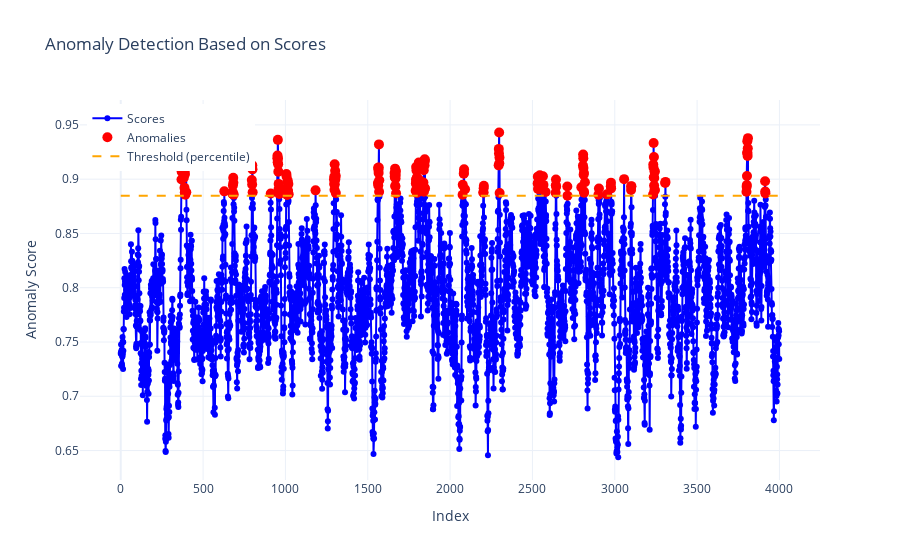

Notebook code cell kept with this figure:
### Markdown cell above
#### 📊 **Visualization**

For visualization, various techniques implemented in visualization_module can be used, both for **initial data exploration** and for **examining results**, depending on whether the dataset is **static** or a **time series**, and on what you want to visualize.  

If **true anomaly labels** are available, predicted anomalies can be plotted alongside them for comparison.  

For **time series scores**, we can use the class **`DataVisualizationScoresTS`** to visualize anomalies from scores. In this example, there are **three ways** to visualize these scores and the anomaly classification.  

In this case, we use the **"percentile" method** to determine anomalies, but the other methods (`"std"` and `"topk"`) are also possible.

**Parameters:**

- **Method to determine the threshold** (choose one):  
  - `"percentile"` → use the given percentile in `threshold`  
  - `"std"` → mean + `threshold` × standard deviation  
  - `"topk"` → mark the `top_k` highest scores

### Code cell
visualizer = DataVisualizationScoresTS(scores[:4000])
fig = visualizer.visualize(method="percentile", threshold=0.95)  # percentil
fig.show()

### Figure 1 — Plotly figure (JSON) as saved in the notebook; plotly's stock layout.template omitted (floating-point values rounded to 4 significant figures; data arrays with more than 128 entries replaced by an {"elided": "..."} marker saying what was removed)
{"data": [{"line": {"color": "blue"}, "marker": {"size": 6}, "mode": "lines+markers", "name": "Scores", "type": "scatter", "x": {"elided": "4000 int values"}, "y": {"elided": "4000 float values"}}, {"marker": {"color": "red", "size": 10, "symbol": "circle"}, "mode": "markers", "name": "Anomalies", "type": "scatter", "x": {"elided": "200 int values"}, "y": {"elided": "200 float values"}}, {"line": {"color": "orange", "dash": "dash"}, "mode": "lines", "name": "Threshold (percentile)", "type": "scatter", "x": [0, 3999], "y": [0.8847, 0.8847]}], "layout": {"legend": {"x": 0.01, "xanchor": "left", "y": 0.99, "yanchor": "top"}, "title": {"text": "Anomaly Detection Based on Scores"}, "xaxis": {"title": {"text": "Index"}}, "yaxis": {"title": {"text": "Anomaly Score"}}}}
